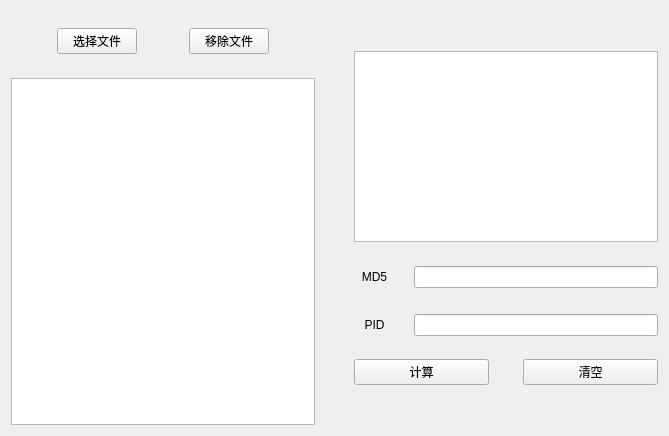
<?xml version="1.0" encoding="UTF-8"?>
<ui version="4.0">
 <class>FileChoseWindow</class>
 <widget class="QWidget" name="FileChoseWindow">
  <property name="geometry">
   <rect>
    <x>0</x>
    <y>0</y>
    <width>669</width>
    <height>436</height>
   </rect>
  </property>
  <property name="windowTitle">
   <string>Form</string>
  </property>
  <layout class="QGridLayout" name="gridLayout" columnstretch="9,1,9">
   <item row="0" column="0">
    <layout class="QVBoxLayout" name="verticalLayout_3" stretch="1,1,1,20">
     <item>
      <spacer name="verticalSpacer_5">
       <property name="orientation">
        <enum>Qt::Vertical</enum>
       </property>
       <property name="sizeHint" stdset="0">
        <size>
         <width>20</width>
         <height>40</height>
        </size>
       </property>
      </spacer>
     </item>
     <item>
      <layout class="QHBoxLayout" name="horizontalLayout" stretch="0,0,0,0,0">
       <item>
        <spacer name="horizontalSpacer_8">
         <property name="orientation">
          <enum>Qt::Horizontal</enum>
         </property>
         <property name="sizeHint" stdset="0">
          <size>
           <width>40</width>
           <height>20</height>
          </size>
         </property>
        </spacer>
       </item>
       <item>
        <widget class="QPushButton" name="btn_filechose">
         <property name="text">
          <string>选择文件</string>
         </property>
        </widget>
       </item>
       <item>
        <spacer name="horizontalSpacer">
         <property name="orientation">
          <enum>Qt::Horizontal</enum>
         </property>
         <property name="sizeHint" stdset="0">
          <size>
           <width>40</width>
           <height>20</height>
          </size>
         </property>
        </spacer>
       </item>
       <item>
        <widget class="QPushButton" name="btn_delete">
         <property name="text">
          <string>移除文件</string>
         </property>
        </widget>
       </item>
       <item>
        <spacer name="horizontalSpacer_7">
         <property name="orientation">
          <enum>Qt::Horizontal</enum>
         </property>
         <property name="sizeHint" stdset="0">
          <size>
           <width>40</width>
           <height>20</height>
          </size>
         </property>
        </spacer>
       </item>
      </layout>
     </item>
     <item>
      <spacer name="verticalSpacer_8">
       <property name="orientation">
        <enum>Qt::Vertical</enum>
       </property>
       <property name="sizeHint" stdset="0">
        <size>
         <width>20</width>
         <height>40</height>
        </size>
       </property>
      </spacer>
     </item>
     <item>
      <widget class="QListWidget" name="listWidget"/>
     </item>
    </layout>
   </item>
   <item row="0" column="1">
    <spacer name="horizontalSpacer_6">
     <property name="orientation">
      <enum>Qt::Horizontal</enum>
     </property>
     <property name="sizeHint" stdset="0">
      <size>
       <width>30</width>
       <height>20</height>
      </size>
     </property>
    </spacer>
   </item>
   <item row="0" column="2">
    <layout class="QVBoxLayout" name="verticalLayout_4">
     <item>
      <spacer name="verticalSpacer">
       <property name="orientation">
        <enum>Qt::Vertical</enum>
       </property>
       <property name="sizeHint" stdset="0">
        <size>
         <width>20</width>
         <height>40</height>
        </size>
       </property>
      </spacer>
     </item>
     <item>
      <widget class="QListWidget" name="listwidget_fileinfo"/>
     </item>
     <item>
      <spacer name="verticalSpacer_7">
       <property name="orientation">
        <enum>Qt::Vertical</enum>
       </property>
       <property name="sizeHint" stdset="0">
        <size>
         <width>20</width>
         <height>18</height>
        </size>
       </property>
      </spacer>
     </item>
     <item>
      <layout class="QVBoxLayout" name="verticalLayout_2" stretch="0,1,2">
       <item>
        <layout class="QVBoxLayout" name="verticalLayout" stretch="7,1,7">
         <item>
          <layout class="QHBoxLayout" name="horizontalLayout_3" stretch="3,1,18">
           <item>
            <widget class="QLabel" name="label_2">
             <property name="text">
              <string>&lt;html&gt;&lt;head/&gt;&lt;body&gt;&lt;p align=&quot;center&quot;&gt;MD5&lt;/p&gt;&lt;/body&gt;&lt;/html&gt;</string>
             </property>
            </widget>
           </item>
           <item>
            <spacer name="horizontalSpacer_3">
             <property name="orientation">
              <enum>Qt::Horizontal</enum>
             </property>
             <property name="sizeHint" stdset="0">
              <size>
               <width>40</width>
               <height>20</height>
              </size>
             </property>
            </spacer>
           </item>
           <item>
            <widget class="QLineEdit" name="edit_hash">
             <property name="readOnly">
              <bool>true</bool>
             </property>
            </widget>
           </item>
          </layout>
         </item>
         <item>
          <spacer name="verticalSpacer_3">
           <property name="orientation">
            <enum>Qt::Vertical</enum>
           </property>
           <property name="sizeHint" stdset="0">
            <size>
             <width>20</width>
             <height>20</height>
            </size>
           </property>
          </spacer>
         </item>
         <item>
          <layout class="QHBoxLayout" name="horizontalLayout_4" stretch="3,1,18">
           <item>
            <widget class="QLabel" name="label_3">
             <property name="text">
              <string>&lt;html&gt;&lt;head/&gt;&lt;body&gt;&lt;p align=&quot;center&quot;&gt;PID&lt;/p&gt;&lt;/body&gt;&lt;/html&gt;</string>
             </property>
            </widget>
           </item>
           <item>
            <spacer name="horizontalSpacer_4">
             <property name="orientation">
              <enum>Qt::Horizontal</enum>
             </property>
             <property name="sizeHint" stdset="0">
              <size>
               <width>40</width>
               <height>20</height>
              </size>
             </property>
            </spacer>
           </item>
           <item>
            <widget class="QLineEdit" name="edit_pid">
             <property name="readOnly">
              <bool>true</bool>
             </property>
            </widget>
           </item>
          </layout>
         </item>
        </layout>
       </item>
       <item>
        <spacer name="verticalSpacer_4">
         <property name="orientation">
          <enum>Qt::Vertical</enum>
         </property>
         <property name="sizeHint" stdset="0">
          <size>
           <width>20</width>
           <height>18</height>
          </size>
         </property>
        </spacer>
       </item>
       <item>
        <layout class="QHBoxLayout" name="horizontalLayout_5" stretch="5,1,5">
         <item>
          <widget class="QPushButton" name="btn_calculate">
           <property name="text">
            <string>计算</string>
           </property>
          </widget>
         </item>
         <item>
          <spacer name="horizontalSpacer_5">
           <property name="orientation">
            <enum>Qt::Horizontal</enum>
           </property>
           <property name="sizeHint" stdset="0">
            <size>
             <width>40</width>
             <height>20</height>
            </size>
           </property>
          </spacer>
         </item>
         <item>
          <widget class="QPushButton" name="btn_clear">
           <property name="text">
            <string>清空</string>
           </property>
          </widget>
         </item>
        </layout>
       </item>
      </layout>
     </item>
     <item>
      <spacer name="verticalSpacer_2">
       <property name="orientation">
        <enum>Qt::Vertical</enum>
       </property>
       <property name="sizeHint" stdset="0">
        <size>
         <width>20</width>
         <height>40</height>
        </size>
       </property>
      </spacer>
     </item>
    </layout>
   </item>
  </layout>
 </widget>
 <resources/>
 <connections/>
</ui>
